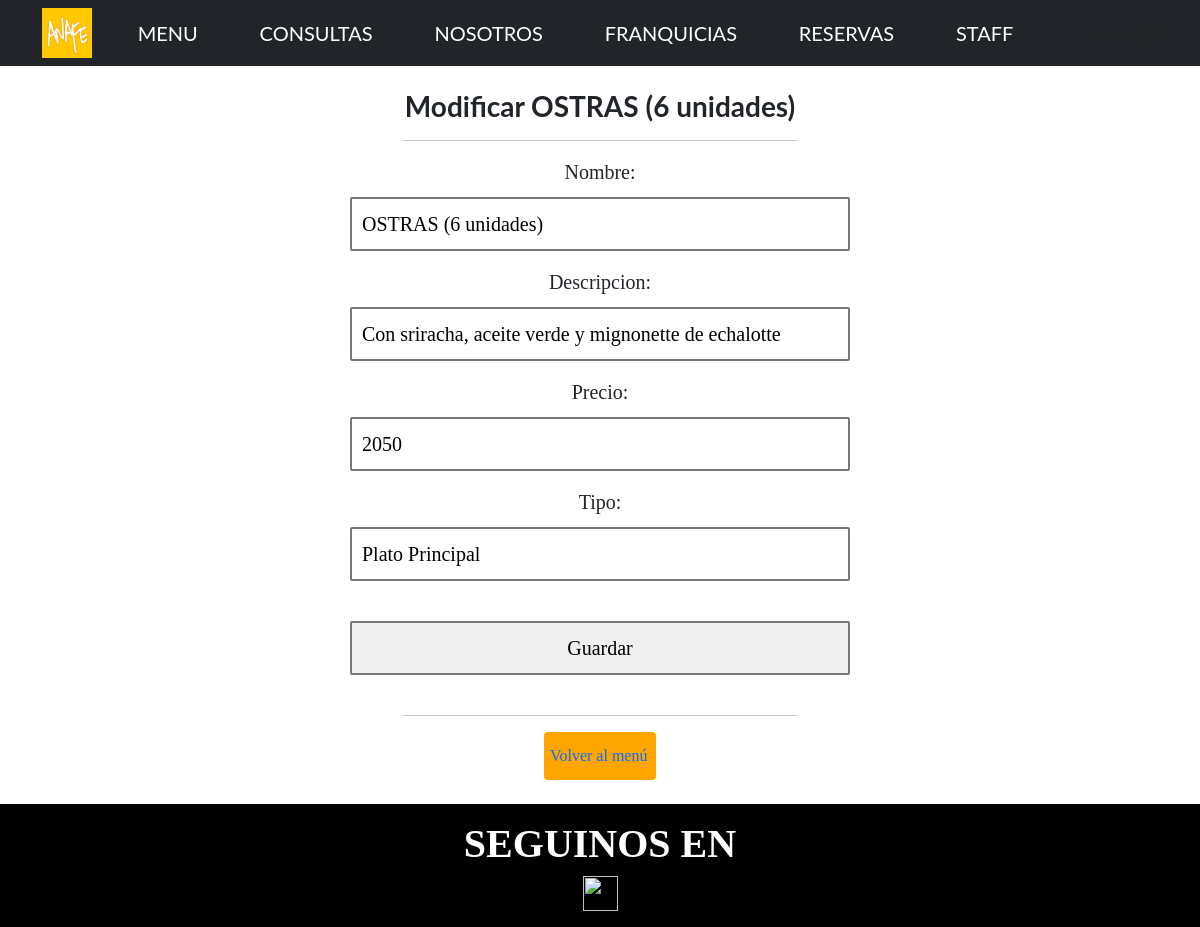
Page /App_Resto/menu-editar/2 on the committed database.
### App_Resto/models.py (models this page shows, shortened)
class Productos(models.Model):
    nombre = models.CharField(max_length=150)
    descripcion = models.CharField(max_length=150)
    precio = models.IntegerField()
    tipo = models.CharField(max_length=30)
    class Meta():
        verbose_name = 'Producto'
        verbose_name_plural = 'Productos'

### App_Resto/views.py (the view)
# urls.py: path('menu-editar/<int:pk>', menuUpdateView.as_view(), name="MenuEditar"),
class menuUpdateView(UpdateView):
    model = Productos
    template_name = "menu-editar.html"
    fields= ('__all__')
    success_url= '/App_Resto/menu-listar'

### App_Resto/templates/menu-editar.html (shortened to what this page needs)
{% extends 'padre.html' %}
{% load static %}
{% block bloqueQueCambia %}
<head>
</head>
<body>
    <br>
    <center>
        <h3>Modificar {{object.nombre}}</h3>
        <hr style="width: 33%;">
    <form action="{% url 'MenuEditar' object.id %}" method="POST">{% csrf_token %}
        {{form.as_p}}
        <br>
        <input type="submit" value="Guardar">
    </form>
    <br>
    <hr style="width: 33%;">
    <button style="font-size: 1em; width: 14ch; height: 6ch;"><a style="font-size: 1em" class="navbar-brand" href="{% url 'MenuListar' %}">Volver al menú</a></button></center>
<br></body>
{% endblock bloqueQueCambia %}

### App_Resto/templates/menu-editar.html (style rules this page uses)
form { width: 500px; padding:0ch; }

### rows in the picture
Productos: nombre "OSTRAS (6 unidades)", descripcion "Con sriracha, aceite verde y mignonette de echalotte", precio "2050", tipo "Plato Principal"
